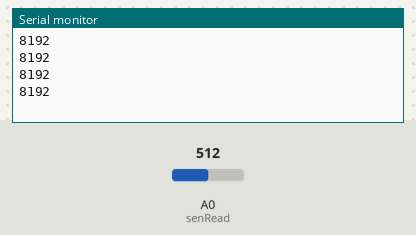
The sketch below on a simulated Arduino Uno, built with avr-gcc and run on an emulated ATmega328P. Shown: the last lines printed to the serial monitor. The inputs (shaded band) are chosen by the test bench; at power-on: A0 (senRead) = 512.

Above: at 1.2 s.
1.3 s: A0 (senRead) set to 716
At 1.61 s:
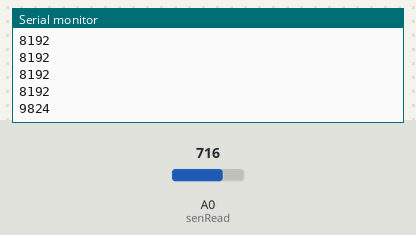
2.8 s: A0 (senRead) set to 900
At 2.81 s:
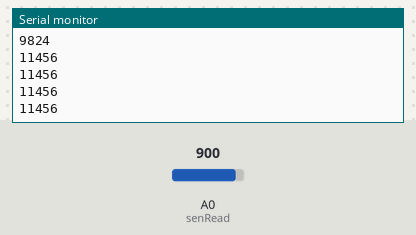
Timing chart, 0 to 5.8 s (numbered marks = the images above; inputs shaded):
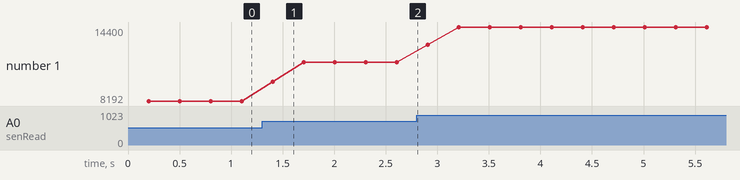

Measured:
- after the input at 1.3 s, the serial monitor: prints a new line after 0.10 s (image 1)
- plotted number 1: 8192 → 11456 after the input at 1.3 s, 11456 → 14400 after the input at 2.8 s

The sketch:

LED_TEST.ino
```cpp
 int senRead=0;                 //Readings from sensor to analog pin 0
 void setup()
 {
  Serial.begin(9600);          //setting serial monitor at a default baund rate of 9600
 }
 void loop()
 {
  int sum =0;
  for(int i=1;i<=4;i++){
     int val=analogRead(senRead);  //variable to store values from the photodiode
     sum = sum + val;
     delay(50);
    }
    sum = sum<<2;
  Serial.println(sum);          // prints the values from the sensor in serial monitor
   delay(100);
  }
```
